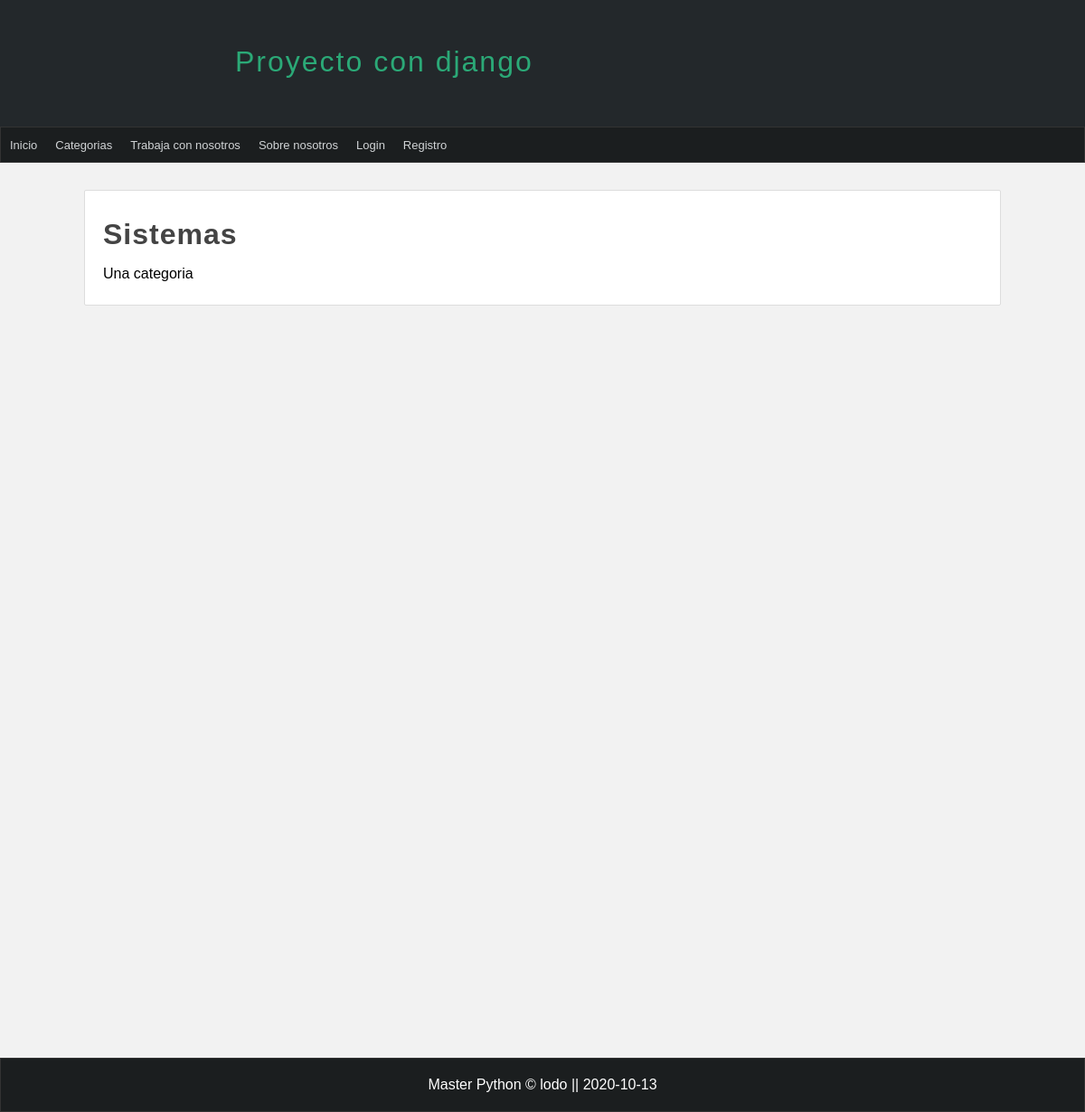
Screenshot of /categoria/2 with the database file from the repository.
### pages/models.py (models this page shows, shortened)
class Page(models.Model):
    title = models.CharField( max_length=50, verbose_name="Título")
    content = RichTextField(verbose_name="Contenido")
    slug = models.CharField(unique=True, max_length=144, verbose_name="URL amigable")
    order = models.IntegerField(default=0, verbose_name="Orden")
    visible = models.BooleanField(verbose_name="¿Visible?")
    create_at = models.DateTimeField(auto_now_add=True, verbose_name="Crado el")
    updated_at = models.DateTimeField(auto_now=True, verbose_name="Actualizado el")
    class Meta():
      verbose_name="Página"
      verbose_name_plural = "Páginas"

### blog/models.py (models this page shows, shortened)
class Category(models.Model):
    name = models.CharField(max_length=100, verbose_name="Nombre")
    description = models.CharField(max_length=255, verbose_name="Descripción")
    created_at = models.DateTimeField(
        auto_now_add=True, verbose_name="Creado el")
    class Meta:
        verbose_name = 'Categoria'
        verbose_name_plural = 'Categorias'

### blog/views.py (the view)
# urls.py: path('categoria/<int:category_id>', views.category , name='category'),
def category(request, category_id):
    category = get_object_or_404(Category, id=category_id)
    articles = Article.objects.filter(categorys=category_id)
    return render(request, 'categories/category.html', {
        'category': category,
        'articles': articles
    })

### blog/context_processors.py (called while the page is built)
def get_categories(request):
    categories_in_use = Article.objects.filter(public=True).values_list('categorys', flat=True)
    categories = Category.objects.filter(id__in=categories_in_use).values_list('id', 'name')
    return {
        'categories': categories,
        'ids': categories_in_use
    }

### pages/context_processors.py (called while the page is built)
def get_pages(request):
    pages = Page.objects.filter(visible=True).order_by('order').values_list('id', 'title', 'slug')
    return {
        'pages': pages
    }

### blog/templates/categories/category.html (shortened to what this page needs)
{% extends 'layouts/layout.html' %}
{% block content %}
<h1 class="title">{{category.name}}</h1>
<p>{{category.description}}</p>
{% endblock %}

### miapp/templates/layouts/layout.html (shortened to what this page needs)
<!DOCTYPE html>
<html lang="es">
  <head>
    {% load static %}
    <link
      rel="stylesheet"
      type="text/css"
      href="{% static 'css/style.css' %}"
    />
  </head>
  <body>
    <header>
      <div id="logo">
        <h1>Proyecto con django</h1>
      </div>
    </header>
    <nav>
      <ul>
        <li>
          <a href="{% url 'index' %}">Inicio</a>
        </li>
        <li>
          <a href="{% url 'list_articles' %}">Categorias</a>
        </li>
        {% for page in pages %}
        <li>
          <a href="{% url 'page' page.2 %}">{{page.1}}</a>
        </li>
        {% endfor %}
         <li>
          <a href="{% url 'login' %}">Login</a>
        </li>
         <li>
          <a href="{% url 'registro' %}">Registro</a>
        </li>
      </ul>
    </nav>
    <div id="content">
      <div class="box">{% block content %} {% endblock %}</div>
    </div>
    <footer>Master Python &copy; lodo || {% now "Y-m-d" %}</footer>
  </body>
</html>

### miapp/static/css/style.css (style rules this page uses)
* { margin: 0px; padding: 0px; font-family: Arial, Helvetica, sans-serif; text-decoration: none; }
body { background: #f2f2f2; }
.box p, .box h2, .box h3, .box ul { margin-top: 5px; margin-bottom: 5px; }
header { width: 100vw; height: 140px; background: #23282b; }
#logo { width: 60%; height: 130px; padding-top: 10px; margin: 0 auto; }
#logo h1 { display: block; float: left; letter-spacing: 2px; font-weight: 100; color: #2ba977; margin-top: 40px; margin-left: 20px; }
nav { width: 100vw; background: #1b1e1f; border: 1px solid #333; height: 40px; box-sizing: border-box; font-size: 13px; }
nav > ul { list-style: none; text-decoration: none; }
nav > ul > li { line-height: 40px; float: left; }
nav > ul > li > a { display: block; padding: 0 10px; color: #d1d4d6; transition: all 350ms; }
#content { width: 90vw; margin: 0 auto; min-height: 930px; margin-bottom: 30px; margin-top: 30px; }
.box { background: #fff; width: 90%; min-height: 100%; padding: 20px; border: 1px solid #ddd; border-radius: 2px; margin: 0 auto; }
.title { color: #444; letter-spacing: 1px; font-size: 2em; margin-bottom: 0.5em; margin-top: 0.3em; }
footer { width: 100vw; background: #1b1e1f; border: 1px solid #333; box-sizing: border-box; color: #fff; text-align: center; padding-top: 20px; padding-bottom: 20px; }

### rows the page displays
Page: title "Trabaja con nosotros"
Page: title "Sobre nosotros"
Category: name "Sistemas", description "Una categoria"
